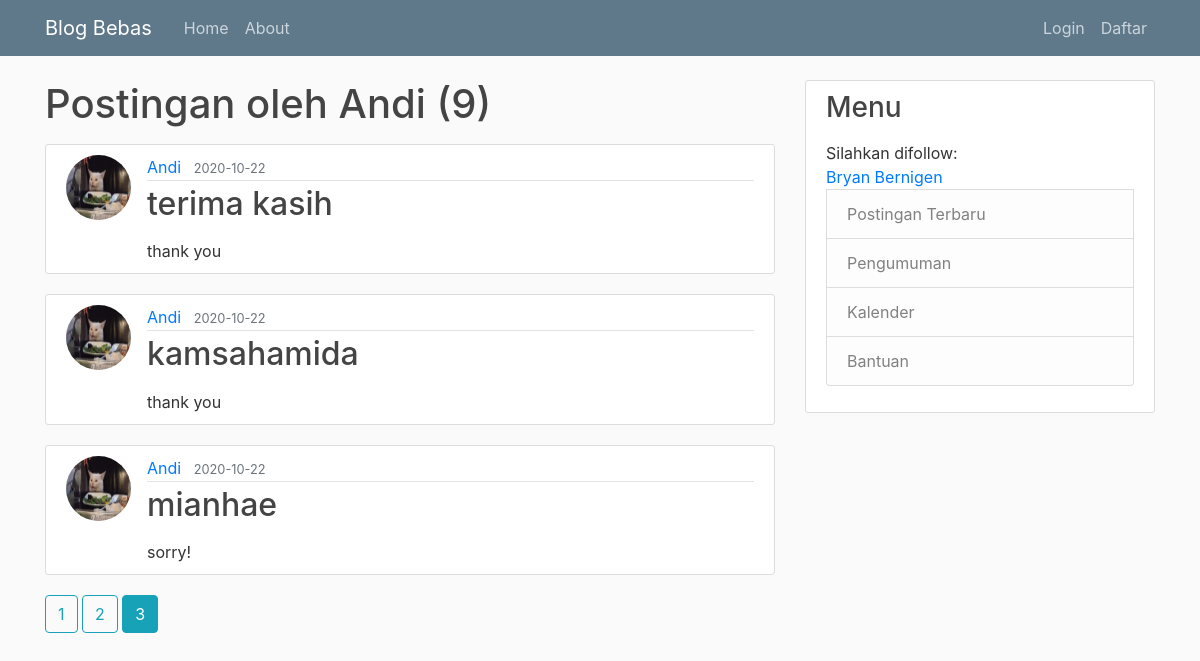
/user/Andi?page=3, run on the app's committed database.
### FlaskTutorial/models.py (models this page shows, shortened)
class Post(db.Model):
    id = db.Column(db.Integer, primary_key=True)
    title = db.Column(db.String(100), nullable=False)
    date_posted = db.Column(db.DateTime, nullable=False, default=datetime.utcnow)
    content = db.Column(db.Text, nullable=False)
    user_id = db.Column(db.Integer, db.ForeignKey('user.id'), nullable=False)

class User(db.Model, UserMixin):
    id = db.Column(db.Integer, primary_key=True)
    username = db.Column(db.String(20), unique=True, nullable=False)
    email = db.Column(db.String(120), unique=True, nullable=False)
    image_file = db.Column(db.String(20), nullable=False, default='default.jpg')
    password = db.Column(db.String(60), nullable=False)
    posts = db.relationship('Post', backref='author', lazy=True)

### FlaskTutorial/users/routes.py (the view)
@users.route("/user/<string:username>")
def user_posts(username):
    page = request.args.get('page', 1, type=int)
    user = User.query.filter_by(username=username).first_or_404()
    posts = Post.query.filter_by(author=user) \
        .order_by(Post.date_posted.desc()) \
        .paginate(page=page, per_page=3)
    postss = Post.query.filter_by(author=user) \
        .order_by(Post.date_posted.desc()) \
        .paginate(page=page, per_page=1)
    return render_template('user_posts.html', posts=posts, postss=postss)

### FlaskTutorial/templates/user_posts.html
{% extends 'layout.html' %}
{% block layout %}
    {%for post in postss.items %}
    <h1 class="mb-3">Postingan oleh {{ post.author.username }} ({{ posts.total }})</h1>
    {%for post in posts.items %}
        <article class="media content-section">
           <img class="rounded-circle article-img" src="{{ url_for('static', filename='profile_pics/' + post.author.image_file) }}">
          <div class="media-body">
            <div class="article-metadata">
              <a class="mr-2" href="{{ url_for('users.user_posts', username=post.author.username) }}">{{ post.author.username }}</a>
              <small class="text-muted">{{ post.date_posted.strftime('%Y-%m-%d') }}</small>
            </div>
              <h2><a class="article-title" href="{{ url_for('posts.post', post_id=post.id) }}">{{ post.title }}</a></h2>
              <p class="article-content" ></p> {{ post.content }}
          </div>
        </article>
    {%endfor%}
    {% for page_num in posts.iter_pages(left_edge=1, right_edge=1, left_current=1, right_current=2) %}
      {% if page_num %}
        {% if posts.page == page_num %}
          <a class="btn btn-info mb-4" href="{{ url_for('users.user_posts', username=post.author.username, page=page_num) }}">{{ page_num }}</a>
        {% else %}
          <a class="btn btn-outline-info mb-4" href="{{ url_for('users.user_posts', username=post.author.username, page=page_num) }}">{{ page_num }}</a>
        {% endif %}
      {% else %}
        .....
      {% endif %}
    {% endfor %}
    {% endfor %}
{% endblock layout %}

### FlaskTutorial/static/main.css (style rules this page uses)
body { background: #fafafa; color: #333333; margin-top: 5rem; }
h1, h2, h3, h4, h5, h6 { color: #444444; }
.content-section { background: #ffffff; padding: 10px 20px; border: 1px solid #dddddd; border-radius: 3px; margin-bottom: 20px; }
.article-title { color: #444444; }
.article-img { height: 65px; width: 65px; margin-right: 16px; }
.article-metadata { padding-bottom: 1px; margin-bottom: 4px; border-bottom: 1px solid #e3e3e3 }

### data on the page
Post: author.username "Andi", total "9", page_num "1" "2", page_num "3"
Post: image_file (placeholder picture), author.username "Andi", date_posted "2020-10-22", title "terima kasih", content "thank you"
Post: image_file (placeholder picture), author.username "Andi", date_posted "2020-10-22", title "kamsahamida", content "thank you"
Post: image_file (placeholder picture), author.username "Andi", date_posted "2020-10-22", title "mianhae", content "sorry!"
